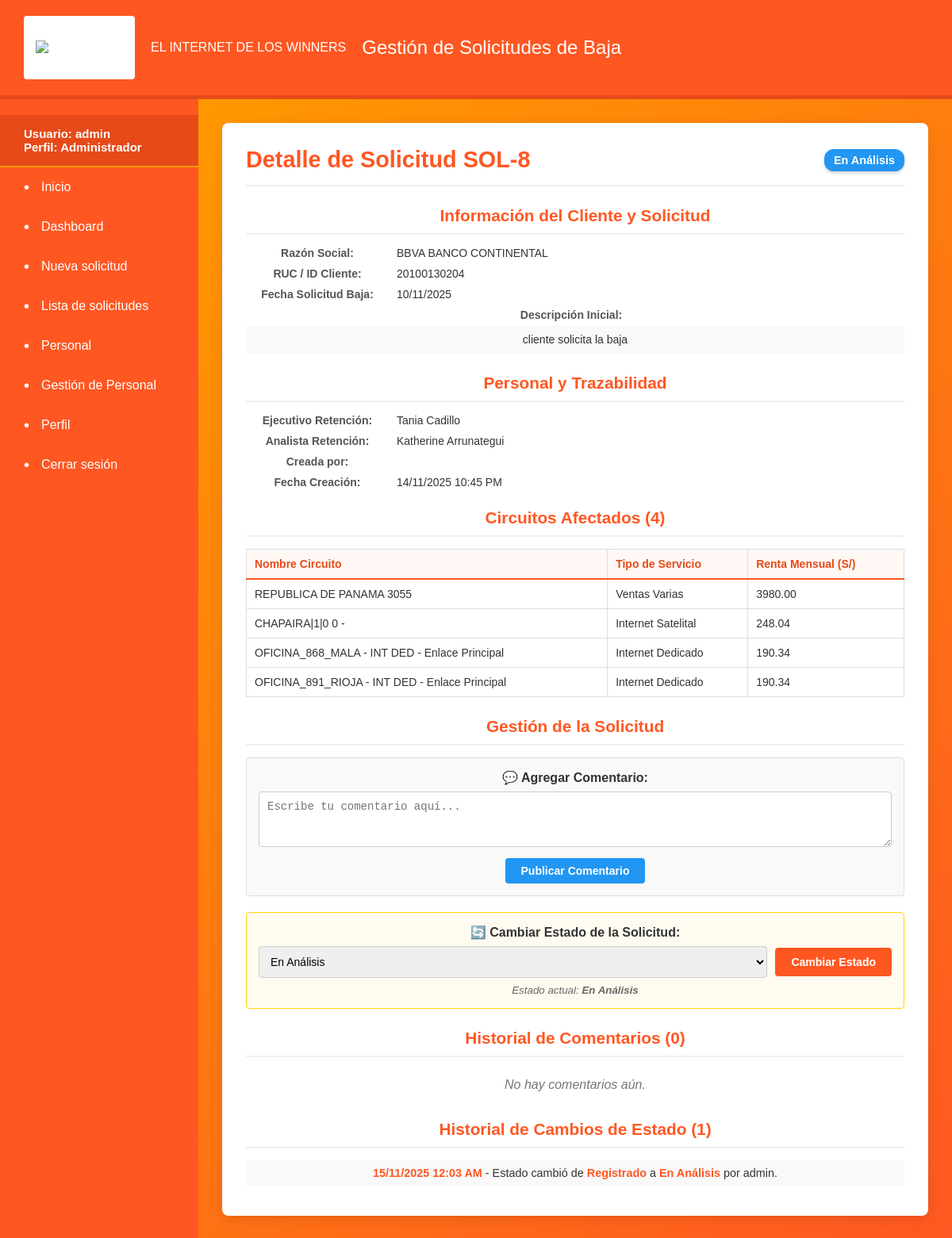
/solicitud/detalle/8/ (signed in), run on the app's committed database.
### portal_retenciones/models.py (models this page shows, shortened)
class Solicitud(models.Model):
    cliente = models.ForeignKey(Cliente, on_delete=models.PROTECT, null=False)
    ejecutivo = models.ForeignKey(EjecutivoRetencion, on_delete=models.PROTECT, null=False)
    analista = models.ForeignKey(AnalistaRetencion, on_delete=models.PROTECT, null=False)
    estado_actual = models.ForeignKey(EstadoAtencion, on_delete=models.PROTECT, null=False)
    nivel_aprobacion = models.ForeignKey(NivelAprobacion, on_delete=models.PROTECT, null=False)
    fecha_creacion = models.DateTimeField(auto_now_add=True)
    descripcion = models.TextField(null=True, blank=True)
    asignado_automaticamente = models.BooleanField(default=False)
    circuitos = models.ManyToManyField(Circuito, through='SolicitudCircuito')
    fecha_solicitud_baja = models.DateField(null=True, blank=True)
    usuario_creador = models.ForeignKey(
        User,
        on_delete=models.SET_NULL,
        null=True,
        blank=True,
        related_name="solicitudes_creadas"
    )
    class Meta:
        permissions = [
            ("can_view_menu", "Puede ver el menú de inicio (requerido para login)"),
            ("can_create_solicitud", "Puede acceder al formulario de Nueva Solicitud"),
            ("can_view_solicitud_list", "Puede acceder a la lista de Solicitudes"),
            ("can_view_personal", "Puede acceder a la lista de Personal Activo"),
            ("can_manage_personnel", "Puede gestionar la asignación de personal a roles"),
        ]

class EstadoAtencion(models.Model):
    nombre_estado = models.CharField(max_length=100, null=False)
    descripcion = models.TextField(null=True, blank=True)

class Cliente(models.Model):
    ruc = models.CharField(max_length=100, unique=True, blank=False, null=False)
    razon_social = models.CharField(max_length=100, blank=False, null=False)
    fecha_registro = models.DateTimeField(auto_now_add=True)
    estado = models.CharField(max_length=20, default='Activo')

class EjecutivoRetencion(models.Model):
    nombre = models.CharField(max_length=100, null=False)
    email = models.EmailField(max_length=100, null=False, unique=True)
    activo = models.BooleanField(default=True)
    max_carga_renta = models.DecimalField(max_digits=12, decimal_places=2, null=True, blank=True)
    disponible_asignacion = models.BooleanField(default=True)

class AnalistaRetencion(models.Model):
    nombre = models.CharField(max_length=100, null=False)
    email = models.EmailField(max_length=100, null=False, unique=True)
    activo = models.BooleanField(default=True)

class Circuito(models.Model):
    cliente = models.ForeignKey(Cliente, on_delete=models.CASCADE, null=False)
    nombre_circuito = models.CharField(max_length=100, null=False)
    tipo_servicio = models.CharField(max_length=10, null=True, blank=True)
    estado = models.CharField(max_length=20, default='Activo')
    renta_mensual = models.DecimalField(max_digits=12, decimal_places=2, null=False)
    fecha_creacion = models.DateTimeField(auto_now_add=True)

class HistorialEstado(models.Model):
    solicitud = models.ForeignKey(Solicitud, on_delete=models.CASCADE, null=False)
    estado_anterior = models.ForeignKey(EstadoAtencion, related_name='+', on_delete=models.PROTECT, null=False)
    estado_nuevo = models.ForeignKey(EstadoAtencion, related_name='+', on_delete=models.PROTECT, null=False)
    fecha_cambio = models.DateTimeField(auto_now_add=True)
    usuario_cambio = models.CharField(max_length=100, null=False)

### portal_retenciones/views/pages.py (the view)
# urls.py: path('solicitud/detalle/<int:solicitud_id>/', pages.solicitud_detalle_view, name='solicitud_detalle'),
@login_required
def solicitud_detalle_view(request, solicitud_id):
    solicitud = get_object_or_404(Solicitud, id=solicitud_id)
    circuitos_asociados = solicitud.circuitos.all()
    comentarios = Comentario.objects.filter(solicitud=solicitud).order_by('-fecha_comentario')
    historial_estado = HistorialEstado.objects.filter(solicitud=solicitud).order_by('-fecha_cambio')
    estados_disponibles = EstadoAtencion.objects.all()
    context = {
        'solicitud': solicitud,
        'circuitos_asociados': circuitos_asociados,
        'comentarios': comentarios,
        'historial_estado': historial_estado,
        'estados_disponibles': estados_disponibles,
    }
    return render(request, 'solicitud_detalle.html', context)

### templates/solicitud_detalle.html (shortened to what this page needs)
{% extends "base.html" %}
{% block content %}
<div class="detail-card">
    <div class="solicitud-header">
        <h1>Detalle de Solicitud SOL-{{ solicitud.id }}</h1>
        <span class="status-badge
            {% if solicitud.estado_actual.nombre_estado == 'Registrado' %}status-pendiente
            {% elif solicitud.estado_actual.nombre_estado == 'En Análisis' %}status-proceso
            {% elif solicitud.estado_actual.nombre_estado == 'Aprobado' %}status-aprobado
            {% elif solicitud.estado_actual.nombre_estado == 'Rechazado' %}status-rechazado
            {% endif %}">
            {{ solicitud.estado_actual.nombre_estado }}
        </span>
    </div>
    <div class="detail-section">
        <h2>Información del Cliente y Solicitud</h2>
        <div class="detail-item">
            <strong>Razón Social:</strong>
            <span>{{ solicitud.cliente.razon_social }}</span>
        </div>
        <div class="detail-item">
            <strong>RUC / ID Cliente:</strong>
            <span>{{ solicitud.cliente.ruc }}</span>
        </div>
        <div class="detail-item">
            <strong>Fecha Solicitud Baja:</strong>
            <span>{{ solicitud.fecha_solicitud_baja|date:"d/m/Y" }}</span>
        </div>
        <div class="detail-item" style="display: block;">
            <strong>Descripción Inicial:</strong>
            <p style="margin-top: 5px; background-color: #f9f9f9; padding: 10px; border-radius: 4px; color: #333;">
                {{ solicitud.descripcion|default:"Sin descripción." }}
            </p>
        </div>
    </div>
    <div class="detail-section">
        <h2>Personal y Trazabilidad</h2>
        <div class="detail-item">
            <strong>Ejecutivo Retención:</strong>
            <span>{{ solicitud.ejecutivo.nombre }}</span>
        </div>
        <div class="detail-item">
            <strong>Analista Retención:</strong>
            <span>{{ solicitud.analista.nombre }}</span>
        </div>
        <div class="detail-item">
            <strong>Creada por:</strong>
        </div>
        <div class="detail-item">
            <strong>Fecha Creación:</strong>
            <span>{{ solicitud.fecha_creacion|date:"d/m/Y h:i A" }}</span>
        </div>
    </div>
    <div class="detail-section">
        <h2>Circuitos Afectados ({{ circuitos_asociados|length }})</h2>
        {% if circuitos_asociados %}
        <table class="circuit-table">
            <thead>
                <tr>
                    <th>Nombre Circuito</th>
                    <th>Tipo de Servicio</th>
                    <th>Renta Mensual (S/)</th>
                </tr>
            </thead>
            <tbody>
                {% for circuito in circuitos_asociados %}
                <tr>
                    <td>{{ circuito.nombre_circuito }}</td>
                    <td>{{ circuito.tipo_servicio|default:"N/A" }}</td>
                    <td>{{ circuito.renta_mensual|floatformat:2 }}</td>
                </tr>
                {% endfor %}
            </tbody>
        </table>
        {% else %}
        <p class="no-data-message">No hay circuitos asociados a esta solicitud.</p>
        {% endif %}
    </div>
    <div class="detail-section">
        <h2>Gestión de la Solicitud</h2>
        <form method="POST" action="{% url 'procesar_accion_solicitud' solicitud.id %}" style="margin-bottom: 20px;">
            <div style="background-color: #f9f9f9; padding: 15px; border-radius: 4px; border: 1px solid #ddd;">
                <label for="comentario" style="display: block; margin-bottom: 8px; font-weight: bold; color: #333;">
                    💬 Agregar Comentario:
                </label>
                <textarea
                    id="comentario"
                    name="comentario"
                    rows="3"
                    style="width: 100%; padding: 10px; border: 1px solid #ccc; border-radius: 4px; font-size: 14px; box-sizing: border-box;"
                    placeholder="Escribe tu comentario aquí..."
                ></textarea>
                <button
                    type="submit"
                    style="margin-top: 10px; background-color: #2196f3; color: white; padding: 8px 20px; border: none; border-radius: 4px; cursor: pointer; font-size: 14px; font-weight: bold;">
                    Publicar Comentario
                </button>
            </div>
        </form>
        <form method="POST" action="{% url 'procesar_accion_solicitud' solicitud.id %}">
            <div style="background-color: #fffbf0; padding: 15px; border-radius: 4px; border: 1px solid #ffd700;">
                <label for="nuevo_estado" style="display: block; margin-bottom: 8px; font-weight: bold; color: #333;">
                    🔄 Cambiar Estado de la Solicitud:
                </label>
                <div style="display: flex; gap: 10px; align-items: center;">
                    <select
                        id="nuevo_estado"
                        name="nuevo_estado"
                        style="flex: 1; padding: 10px; border: 1px solid #ccc; border-radius: 4px; font-size: 14px;">
                        {% for estado in estados_disponibles %}
                            <option value="{{ estado.id }}" {% if estado.id == solicitud.estado_actual.id %}selected{% endif %}>
                                {{ estado.nombre_estado }}
                            </option>
                        {% endfor %}
                    </select>
                    <button
                        type="submit"
                        style="background-color: #ff5722; color: white; padding: 10px 20px; border: none; border-radius: 4px; cursor: pointer; font-size: 14px; font-weight: bold; white-space: nowrap;">
                        Cambiar Estado
                    </button>
                </div>
                <small style="display: block; margin-top: 8px; color: #666; font-style: italic;">
                    Estado actual: <strong>{{ solicitud.estado_actual.nombre_estado }}</strong>
                </small>
            </div>
        </form>
    </div>
    <div class="detail-section">
        <h2>Historial de Comentarios ({{ comentarios|length }})</h2>
        {% if comentarios %}
            {% for comentario in comentarios %}
            <div class="comentario-item">
                <p>{{ comentario.comentario }}</p>
                <div class="comentario-meta">
                    Publicado por <strong>{{ comentario.usuario }}</strong> el {{ comentario.fecha_comentario|date:"d/m/Y h:i A" }}
                </div>
            </div>
            {% endfor %}
        {% else %}
            <p class="no-data-message">No hay comentarios aún.</p>
        {% endif %}
    </div>
    <div class="detail-section">
        <h2>Historial de Cambios de Estado ({{ historial_estado|length }})</h2>
        {% if historial_estado %}
        <ul class="historial-list">
            {% for historial in historial_estado %}
            <li>
                <strong>{{ historial.fecha_cambio|date:"d/m/Y h:i A" }}</strong> -
                Estado cambió de <strong>{{ historial.estado_anterior.nombre_estado }}</strong>
                a <strong>{{ historial.estado_nuevo.nombre_estado }}</strong>
                por {{ historial.usuario_cambio }}.
            </li>
            {% endfor %}
        </ul>
        {% else %}
        <p class="no-data-message">No hay historial de cambios de estado registrado.</p>
        {% endif %}
    </div>
</div>
{% endblock %}

### templates/base.html (shortened to what this page needs)
{% load static %}
<!DOCTYPE html>
<html lang="es">
<head>
    <link rel="stylesheet" href="{% static 'css/styles.css' %}">
</head>
<body>
    <div class="app-container">
        <header class="header">
            <div class="logo-container">
                <img src="https://selectra.com.pe/sites/selectra.com.pe/files/styles/_default/public/inline-images/win-xs.png.webp" alt="Logo de WIN" style="max-height: 100%; max-width: 100%;">
            </div>
            <span>EL INTERNET DE LOS WINNERS</span>
            <h1>Gestión de Solicitudes de Baja</h1>
        </header>
        <div class="content-area">
            <nav class="sidebar">
                <div style="padding: 15px 30px; font-weight: bold; font-size: 15px; color: #fff; background-color: #e64a19; border-bottom: 2px solid #ff9800;">
                    Usuario: {{ user.username }}<br>
                    Perfil:
                    {% if user.is_superuser %}
                        Administrador
                    {% else %}
                        {{ user.groups.first.name|default:'Estándar' }}
                    {% endif %}
                </div>
                <ul>
                    {% if perms.portal_retenciones.can_view_menu %}
                    <li><a href="{% url 'menu' %}">Inicio</a></li>
                    <li><a href="{% url 'dashboard' %}">Dashboard</a></li>
                    {% endif %}
                    {% if perms.portal_retenciones.can_create_solicitud %}
                    <li><a href="{% url 'nueva_solicitud' %}">Nueva solicitud</a></li>
                    {% endif %}
                    {% if perms.portal_retenciones.can_view_solicitud_list %}
                    <li><a href="{% url 'lista_solicitudes' %}">Lista de solicitudes</a></li>
                    {% endif %}
                    {% if perms.portal_retenciones.can_view_personal %}
                    <li><a href="{% url 'personal' %}">Personal</a></li>
                    {% endif %}
                    {% if perms.portal_retenciones.can_manage_personnel %}
                    <li><a href="{% url 'gestion_personal' %}">Gestión de Personal</a></li>
                    {% endif %}
                    {% if user.is_authenticated %}
                        <li><a href="{% url 'perfil' %}">Perfil</a></li>
                        <li><a href="{% url 'logout' %}">Cerrar sesión</a></li>
                    {% endif %}
                </ul>
            </nav>
            <main class="main-content">
                {% block content %}
                {% endblock %}
            </main>
        </div>
    </div>
</body>
</html>

### data on the page
Solicitud: id "8", estado_actual.nombre_estado "En Análisis", cliente.razon_social "BBVA BANCO CONTINENTAL", cliente.ruc "20100130204", fecha_solicitud_baja "10/11/2025", descripcion "cliente solicita la baja", ejecutivo.nombre "Tania Cadillo", analista.nombre "Katherine Arrunategui", fecha_creacion "14/11/2025 10:45 PM", nuevo_estado "En Análisis"
Circuito: nombre_circuito "REPUBLICA DE PANAMA 3055", tipo_servicio "Ventas Varias", renta_mensual "3980.00"
Circuito: nombre_circuito "CHAPAIRA|1|0 0 -", tipo_servicio "Internet Satelital", renta_mensual "248.04"
Circuito: nombre_circuito "OFICINA_868_MALA - INT DED - Enlace Principal", tipo_servicio "Internet Dedicado", renta_mensual "190.34"
Circuito: nombre_circuito "OFICINA_891_RIOJA - INT DED - Enlace Principal", tipo_servicio "Internet Dedicado", renta_mensual "190.34"
HistorialEstado: fecha_cambio "15/11/2025 12:03 AM", estado_anterior.nombre_estado "Registrado", estado_nuevo.nombre_estado "En Análisis", usuario_cambio "admin"

### other printed values
{{ user.username }} "admin"
{{ circuitos_asociados|length }} "4"
{{ comentarios|length }} "0"
{{ historial_estado|length }} "1"
